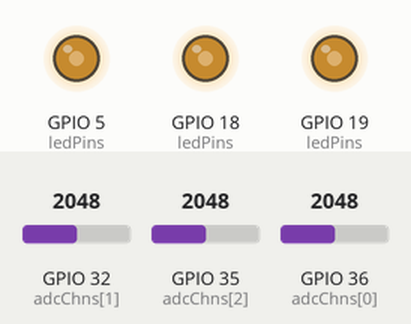
Simulated run of this sketch. Board: ESP32. On the bench: output pins drawn as LEDs (lit = HIGH). The test bench sets the inputs (shaded band); at power-on: GPIO 32 (adcChns[1]) = 2048, GPIO 35 (adcChns[2]) = 2048, GPIO 36 (adcChns[0]) = 2048. What the sketch prints to the serial monitor is not drawn.

Above: at 1.2 s.
1.3 s: GPIO 32 (adcChns[1]) set to 1228
At 2.0 s:
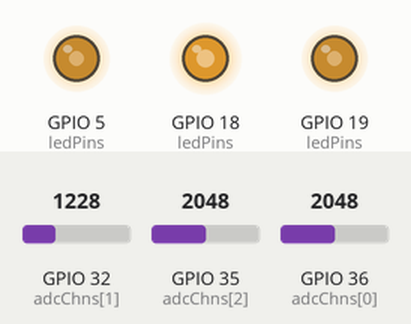
2.8 s: GPIO 35 (adcChns[2]) set to 1228
At 3.2 s:
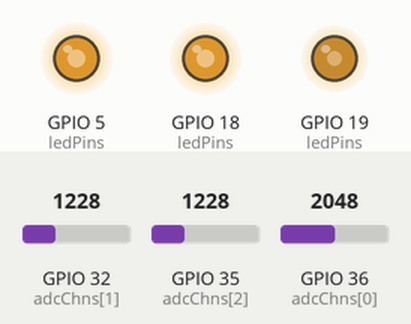
4.3 s: GPIO 36 (adcChns[0]) set to 1228
At 5.5 s:
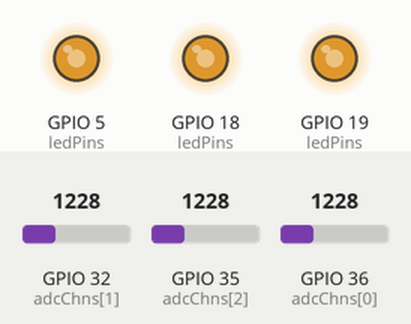
5.8 s: GPIO 32 (adcChns[1]) set to 491
At 6.7 s:
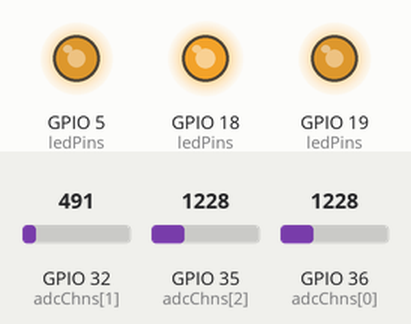
7.3 s: GPIO 35 (adcChns[2]) set to 491
At 7.8 s:
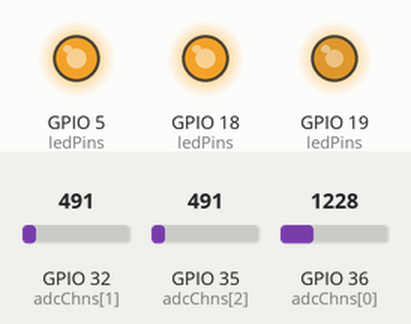
8.8 s: GPIO 36 (adcChns[0]) set to 491
At 9.2 s:
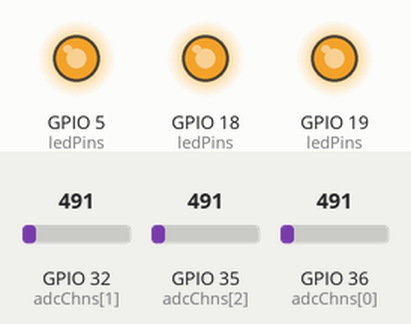
Timing chart, 0 to 11.3 s (numbered marks = the images above; inputs shaded):
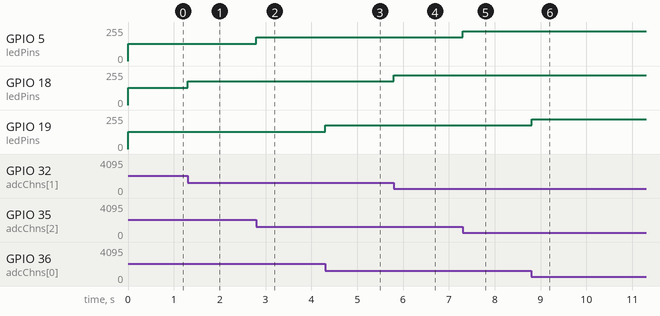

Measured:
- after the input at 1.3 s, GPIO 18 (ledPins): 128/255 → 179/255 at once
- after the input at 2.8 s, GPIO 5 (ledPins): 128/255 → 179/255 at once
- after the input at 4.3 s, GPIO 19 (ledPins): 128/255 → 179/255 at once
- after the input at 5.8 s, GPIO 18 (ledPins): 179/255 → 225/255 at once
- after the input at 7.3 s, GPIO 5 (ledPins): 179/255 → 225/255 at once
- after the input at 8.8 s, GPIO 19 (ledPins): 179/255 → 225/255 at once

The sketch:

011-01_potentiometer_led__RGB.ino
```cpp
/**********************************************************************
* Filename    : 011-01_potentiometer_led_RGB
* Description : Using three potentiometers to control the color RGB LED.
* Auther      : Alternatives Solutions
* Modification: 2026/02/17
**********************************************************************/

#define PWM_CHN             3
#define PWM_FRQ             1000

#define DELAY_TIME          10

const byte ledPins[] = {19, 18, 5};    //define RGB LED PINs
const byte pwmChns[] = {5, 6, 7};     //define PWM Channels
const byte adcChns[] = {36, 32, 35};  //define the adc channels
int colors[] = {0, 0, 0};             // red, green, blue, values of color.

// the setup function runs once when you press reset or power the board
void setup() {
  for (int i = 0; i < 3; i++) {
    //setup the pwm channels
    ledcAttachChannel(ledPins[i], PWM_FRQ, 8, pwmChns[i]);
  }
  Serial.begin(115200);
  Serial.println("\nESP32 Wrover initialization completed!");
//  Serial.println("Ready to handle data...\n");
}

// the loop function runs over and over again forever
void loop() {
  for (int i = 0; i < 3; i++) {
    int adc_val = analogRead(adcChns[i]);
    //calculate color value
    colors[i] = map(adc_val, 0, 4096, 0, 255);
    Serial.printf("color[%d]: %d \n", i, colors[i]);
    //set color
    ledcWrite(ledPins[i], 256 - colors[i]);
  }
  delay(DELAY_TIME);
}
```
